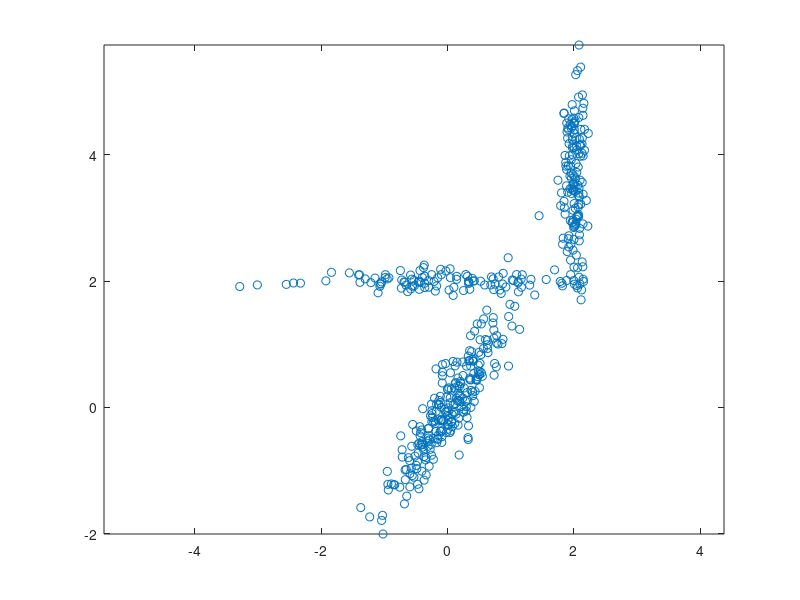

Write the MATLAB code that produced this figure. (Note: this script raises an error after producing the figure.)
%DEMGMM5 Demonstrate density designlling with a PPCA mixture designl.
%
%	Description
%	 The problem consists of designlling data generated by a mixture of
%	three Gaussians in 2 dimensions with a mixture designl using full
%	covariance matrices.  The priors are 0.3, 0.5 and 0.2; the centres
%	are (2, 3.5), (0, 0) and (0,2); the variances are (0.16, 0.64) axis
%	aligned, (0.25, 1) rotated by 30 degrees and the identity matrix. The
%	first figure contains a scatter plot of the data.
%
%	A mixture designl with three one-dimensional PPCA components is trained
%	using EM.  The parameter vector is printed before training and after
%	training.  The parameter vector consists of priors (the column), and
%	centres (given as (x, y) pairs as the next two columns).
%
%	The second figure is a 3 dimensional view of the density function,
%	while the third shows the axes of the 1-standard deviation ellipses
%	for the three components of the mixture designl together with the one
%	standard deviation along the principal component of each mixture
%	designl component.
%
%	See also
%	GMM, GMMINIT, GMMEM, GMMPROB, PPCA
%

%	Copyright (c) Ian T Nabney (1996-2001)


ndata = 500;
data = randn(ndata, 2);
prior = [0.3 0.5 0.2];
% Mixture designl swaps clusters 1 and 3
datap = [0.2 0.5 0.3];
datac = [0 2; 0 0; 2 3.5];
datacov = repmat(eye(2), [1 1 3]);
data1 = data(1:prior(1)*ndata,:);
data2 = data(prior(1)*ndata+1:(prior(2)+prior(1))*ndata, :);
data3 = data((prior(1)+prior(2))*ndata +1:ndata, :);

% First cluster has axis aligned variance and centre (2, 3.5)
data1(:, 1) = data1(:, 1)*0.1 + 2.0;
data1(:, 2) = data1(:, 2)*0.8 + 3.5;
datacov(:, :, 3) = [0.1*0.1 0; 0 0.8*0.8];

% Second cluster has variance axes rotated by 30 degrees and centre (0, 0)
rotn = [cos(pi/6) -sin(pi/6); sin(pi/6) cos(pi/6)];
data2(:,1) = data2(:, 1)*0.2;
data2 = data2*rotn;
datacov(:, :, 2) = rotn' * [0.04 0; 0 1] * rotn;

% Third cluster is at (0,2)
data3(:, 2) = data3(:, 2)*0.1;
data3 = data3 + repmat([0 2], prior(3)*ndata, 1);

% Put the dataset together again
data = [data1; data2; data3];

ndata = 100;			% Number of data points.
noise = 0.2;			% Standard deviation of noise distribution.
x = [0:1/(2*(ndata - 1)):0.5]';
randn('state', 1);
rand('state', 1);
t = sin(2*pi*x) + noise*randn(ndata, 1);

% Fit three one-dimensional PPCA designls
ncentres = 3;
ppca_dim = 1;

clc
disp('This demonstration illustrates the use of a Gaussian mixture designl')
disp('with a probabilistic PCA covariance structure to approximate the')
disp('unconditional probability density of data in a two-dimensional space.')
disp('We begin by generating the data from a mixture of three Gaussians and')
disp('plotting it.')
disp(' ')
disp('The first cluster has axis aligned variance and centre (0, 2).')
disp('The variance parallel to the x-axis is significantly greater')
disp('than that parallel to the y-axis.')
disp('The second cluster has variance axes rotated by 30 degrees')
disp('and centre (0, 0).  The third cluster has significant variance')
disp('parallel to the y-axis and centre (2, 3.5).')
disp(' ')
disp('Press any key to continue.')
pause

fh1 = figure;
plot(data(:, 1), data(:, 2), 'o')
set(gca, 'Box', 'on')
axis equal
hold on

mix = gmm(2, ncentres, 'ppca', ppca_dim);
options = foptions;
options(14) = 10;
options(1) = -1;  % Switch off all warnings

% Just use 10 iterations of k-means in initialisation
% Initialise the designl parameters from the data
mix = gmminit(mix, data, options);
disp('The mixture designl has three components with 1-dimensional')
disp('PPCA subspaces.  The designl parameters after initialisation using')
disp('the k-means algorithm are as follows')
disp('    Priors        Centres')
disp([mix.priors' mix.centres])
disp(' ')
disp('Press any key to continue')
pause

options(1)  = 1;		% Prints out error values.
options(14) = 30;		% Number of iterations.

disp('We now train the designl using the EM algorithm for up to 30 iterations.')
disp(' ')
disp('Press any key to continue.')
pause

[mix, options, errlog] = gmmem(mix, data, options);
disp('The trained designl has priors and centres:')
disp('    Priors        Centres')
disp([mix.priors' mix.centres])

% Now plot the result
for i = 1:ncentres
  % Plot the PC vectors
  v = mix.U(:,:,i);
  start=mix.centres(i,:)-sqrt(mix.lambda(i))*(v');
  endpt=mix.centres(i,:)+sqrt(mix.lambda(i))*(v');
  linex = [start(1) endpt(1)];
  liney = [start(2) endpt(2)];
  line(linex, liney, 'Color', 'k', 'LineWidth', 3)
  % Plot ellipses of one standard deviation
  theta = 0:0.02:2*pi;
  x = sqrt(mix.lambda(i))*cos(theta);
  y = sqrt(mix.covars(i))*sin(theta);
  % Rotate ellipse axes
  rot_matrix = [v(1) -v(2); v(2) v(1)];
  ellipse = (rot_matrix*([x; y]))';
  % Adjust centre
  ellipse = ellipse + ones(length(theta), 1)*mix.centres(i,:);
  plot(ellipse(:,1), ellipse(:,2), 'r-')
end

disp(' ')
disp('Press any key to exit')
pause
close (fh1);
clear all;